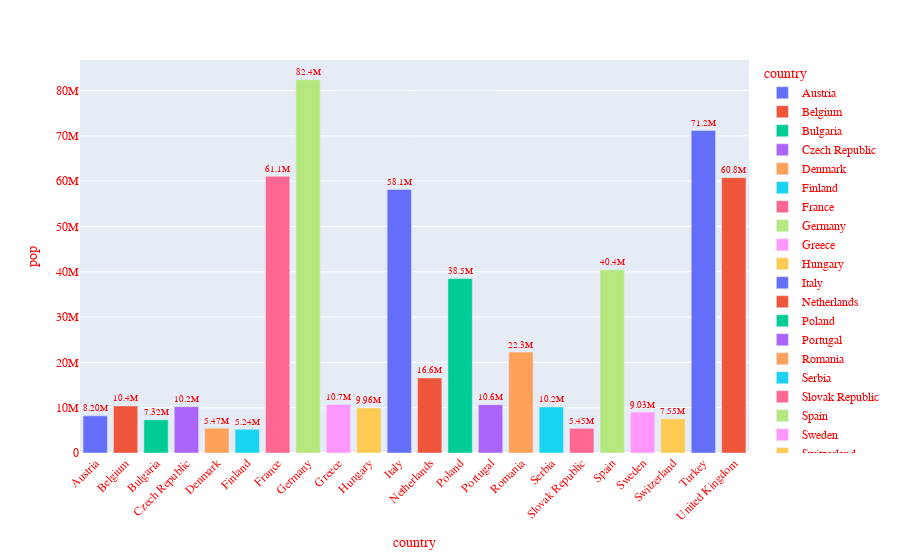

Notebook source saved alongside this figure:
### Code cell
df_europe = px.data.gapminder().query("continent =='Europe' and year == 2007 and pop > 5.e6" )
fig = px.bar(df_europe, y= "pop", x= "country", text = "pop", color ="country")
fig.update_traces(textposition = "outside", texttemplate = "%{text:.3s}", textfont_size=12) #int, s, f verdiğimizde type göre işlem yapıyor
fig.update_layout(xaxis_tickangle = -45,
                  font_family="Arial",
                  font_color="red",
                  font_size = 12)

### Figure 1 — Plotly figure (JSON) as saved in the notebook; plotly's stock layout.template omitted (floating-point values rounded to 4 significant figures)
{"data": [{"alignmentgroup": "True", "hovertemplate": "country=%{x}<br>pop=%{text}<extra></extra>", "legendgroup": "Austria", "marker": {"color": "#636efa", "pattern": {"shape": ""}}, "name": "Austria", "offsetgroup": "Austria", "orientation": "v", "showlegend": true, "text": [8199783], "textfont": {"size": 12}, "textposition": "outside", "texttemplate": "%{text:.3s}", "type": "bar", "x": ["Austria"], "xaxis": "x", "y": [8199783], "yaxis": "y"}, {"alignmentgroup": "True", "hovertemplate": "country=%{x}<br>pop=%{text}<extra></extra>", "legendgroup": "Belgium", "marker": {"color": "#EF553B", "pattern": {"shape": ""}}, "name": "Belgium", "offsetgroup": "Belgium", "orientation": "v", "showlegend": true, "text": [10392226], "textfont": {"size": 12}, "textposition": "outside", "texttemplate": "%{text:.3s}", "type": "bar", "x": ["Belgium"], "xaxis": "x", "y": [10392226], "yaxis": "y"}, {"alignmentgroup": "True", "hovertemplate": "country=%{x}<br>pop=%{text}<extra></extra>", "legendgroup": "Bulgaria", "marker": {"color": "#00cc96", "pattern": {"shape": ""}}, "name": "Bulgaria", "offsetgroup": "Bulgaria", "orientation": "v", "showlegend": true, "text": [7322858], "textfont": {"size": 12}, "textposition": "outside", "texttemplate": "%{text:.3s}", "type": "bar", "x": ["Bulgaria"], "xaxis": "x", "y": [7322858], "yaxis": "y"}, {"alignmentgroup": "True", "hovertemplate": "country=%{x}<br>pop=%{text}<extra></extra>", "legendgroup": "Czech Republic", "marker": {"color": "#ab63fa", "pattern": {"shape": ""}}, "name": "Czech Republic", "offsetgroup": "Czech Republic", "orientation": "v", "showlegend": true, "text": [10228744], "textfont": {"size": 12}, "textposition": "outside", "texttemplate": "%{text:.3s}", "type": "bar", "x": ["Czech Republic"], "xaxis": "x", "y": [10228744], "yaxis": "y"}, {"alignmentgroup": "True", "hovertemplate": "country=%{x}<br>pop=%{text}<extra></extra>", "legendgroup": "Denmark", "marker": {"color": "#FFA15A", "pattern": {"shape": ""}}, "name": "Denmark", "offsetgroup": "Denmark", "orientation": "v", "showlegend": true, "text": [5468120], "textfont": {"size": 12}, "textposition": "outside", "texttemplate": "%{text:.3s}", "type": "bar", "x": ["Denmark"], "xaxis": "x", "y": [5468120], "yaxis": "y"}, {"alignmentgroup": "True", "hovertemplate": "country=%{x}<br>pop=%{text}<extra></extra>", "legendgroup": "Finland", "marker": {"color": "#19d3f3", "pattern": {"shape": ""}}, "name": "Finland", "offsetgroup": "Finland", "orientation": "v", "showlegend": true, "text": [5238460], "textfont": {"size": 12}, "textposition": "outside", "texttemplate": "%{text:.3s}", "type": "bar", "x": ["Finland"], "xaxis": "x", "y": [5238460], "yaxis": "y"}, {"alignmentgroup": "True", "hovertemplate": "country=%{x}<br>pop=%{text}<extra></extra>", "legendgroup": "France", "marker": {"color": "#FF6692", "pattern": {"shape": ""}}, "name": "France", "offsetgroup": "France", "orientation": "v", "showlegend": true, "text": [61083916], "textfont": {"size": 12}, "textposition": "outside", "texttemplate": "%{text:.3s}", "type": "bar", "x": ["France"], "xaxis": "x", "y": [61083916], "yaxis": "y"}, {"alignmentgroup": "True", "hovertemplate": "country=%{x}<br>pop=%{text}<extra></extra>", "legendgroup": "Germany", "marker": {"color": "#B6E880", "pattern": {"shape": ""}}, "name": "Germany", "offsetgroup": "Germany", "orientation": "v", "showlegend": true, "text": [82400996], "textfont": {"size": 12}, "textposition": "outside", "texttemplate": "%{text:.3s}", "type": "bar", "x": ["Germany"], "xaxis": "x", "y": [82400996], "yaxis": "y"}, {"alignmentgroup": "True", "hovertemplate": "country=%{x}<br>pop=%{text}<extra></extra>", "legendgroup": "Greece", "marker": {"color": "#FF97FF", "pattern": {"shape": ""}}, "name": "Greece", "offsetgroup": "Greece", "orientation": "v", "showlegend": true, "text": [10706290], "textfont": {"size": 12}, "textposition": "outside", "texttemplate": "%{text:.3s}", "type": "bar", "x": ["Greece"], "xaxis": "x", "y": [10706290], "yaxis": "y"}, {"alignmentgroup": "True", "hovertemplate": "country=%{x}<br>pop=%{text}<extra></extra>", "legendgroup": "Hungary", "marker": {"color": "#FECB52", "pattern": {"shape": ""}}, "name": "Hungary", "offsetgroup": "Hungary", "orientation": "v", "showlegend": true, "text": [9956108], "textfont": {"size": 12}, "textposition": "outside", "texttemplate": "%{text:.3s}", "type": "bar", "x": ["Hungary"], "xaxis": "x", "y": [9956108], "yaxis": "y"}, {"alignmentgroup": "True", "hovertemplate": "country=%{x}<br>pop=%{text}<extra></extra>", "legendgroup": "Italy", "marker": {"color": "#636efa", "pattern": {"shape": ""}}, "name": "Italy", "offsetgroup": "Italy", "orientation": "v", "showlegend": true, "text": [58147733], "textfont": {"size": 12}, "textposition": "outside", "texttemplate": "%{text:.3s}", "type": "bar", "x": ["Italy"], "xaxis": "x", "y": [58147733], "yaxis": "y"}, {"alignmentgroup": "True", "hovertemplate": "country=%{x}<br>pop=%{text}<extra></extra>", "legendgroup": "Netherlands", "marker": {"color": "#EF553B", "pattern": {"shape": ""}}, "name": "Netherlands", "offsetgroup": "Netherlands", "orientation": "v", "showlegend": true, "text": [16570613], "textfont": {"size": 12}, "textposition": "outside", "texttemplate": "%{text:.3s}", "type": "bar", "x": ["Netherlands"], "xaxis": "x", "y": [16570613], "yaxis": "y"}, {"alignmentgroup": "True", "hovertemplate": "country=%{x}<br>pop=%{text}<extra></extra>", "legendgroup": "Poland", "marker": {"color": "#00cc96", "pattern": {"shape": ""}}, "name": "Poland", "offsetgroup": "Poland", "orientation": "v", "showlegend": true, "text": [38518241], "textfont": {"size": 12}, "textposition": "outside", "texttemplate": "%{text:.3s}", "type": "bar", "x": ["Poland"], "xaxis": "x", "y": [38518241], "yaxis": "y"}, {"alignmentgroup": "True", "hovertemplate": "country=%{x}<br>pop=%{text}<extra></extra>", "legendgroup": "Portugal", "marker": {"color": "#ab63fa", "pattern": {"shape": ""}}, "name": "Portugal", "offsetgroup": "Portugal", "orientation": "v", "showlegend": true, "text": [10642836], "textfont": {"size": 12}, "textposition": "outside", "texttemplate": "%{text:.3s}", "type": "bar", "x": ["Portugal"], "xaxis": "x", "y": [10642836], "yaxis": "y"}, {"alignmentgroup": "True", "hovertemplate": "country=%{x}<br>pop=%{text}<extra></extra>", "legendgroup": "Romania", "marker": {"color": "#FFA15A", "pattern": {"shape": ""}}, "name": "Romania", "offsetgroup": "Romania", "orientation": "v", "showlegend": true, "text": [22276056], "textfont": {"size": 12}, "textposition": "outside", "texttemplate": "%{text:.3s}", "type": "bar", "x": ["Romania"], "xaxis": "x", "y": [22276056], "yaxis": "y"}, {"alignmentgroup": "True", "hovertemplate": "country=%{x}<br>pop=%{text}<extra></extra>", "legendgroup": "Serbia", "marker": {"color": "#19d3f3", "pattern": {"shape": ""}}, "name": "Serbia", "offsetgroup": "Serbia", "orientation": "v", "showlegend": true, "text": [10150265], "textfont": {"size": 12}, "textposition": "outside", "texttemplate": "%{text:.3s}", "type": "bar", "x": ["Serbia"], "xaxis": "x", "y": [10150265], "yaxis": "y"}, {"alignmentgroup": "True", "hovertemplate": "country=%{x}<br>pop=%{text}<extra></extra>", "legendgroup": "Slovak Republic", "marker": {"color": "#FF6692", "pattern": {"shape": ""}}, "name": "Slovak Republic", "offsetgroup": "Slovak Republic", "orientation": "v", "showlegend": true, "text": [5447502], "textfont": {"size": 12}, "textposition": "outside", "texttemplate": "%{text:.3s}", "type": "bar", "x": ["Slovak Republic"], "xaxis": "x", "y": [5447502], "yaxis": "y"}, {"alignmentgroup": "True", "hovertemplate": "country=%{x}<br>pop=%{text}<extra></extra>", "legendgroup": "Spain", "marker": {"color": "#B6E880", "pattern": {"shape": ""}}, "name": "Spain", "offsetgroup": "Spain", "orientation": "v", "showlegend": true, "text": [40448191], "textfont": {"size": 12}, "textposition": "outside", "texttemplate": "%{text:.3s}", "type": "bar", "x": ["Spain"], "xaxis": "x", "y": [40448191], "yaxis": "y"}, {"alignmentgroup": "True", "hovertemplate": "country=%{x}<br>pop=%{text}<extra></extra>", "legendgroup": "Sweden", "marker": {"color": "#FF97FF", "pattern": {"shape": ""}}, "name": "Sweden", "offsetgroup": "Sweden", "orientation": "v", "showlegend": true, "text": [9031088], "textfont": {"size": 12}, "textposition": "outside", "texttemplate": "%{text:.3s}", "type": "bar", "x": ["Sweden"], "xaxis": "x", "y": [9031088], "yaxis": "y"}, {"alignmentgroup": "True", "hovertemplate": "country=%{x}<br>pop=%{text}<extra></extra>", "legendgroup": "Switzerland", "marker": {"color": "#FECB52", "pattern": {"shape": ""}}, "name": "Switzerland", "offsetgroup": "Switzerland", "orientation": "v", "showlegend": true, "text": [7554661], "textfont": {"size": 12}, "textposition": "outside", "texttemplate": "%{text:.3s}", "type": "bar", "x": ["Switzerland"], "xaxis": "x", "y": [7554661], "yaxis": "y"}, {"alignmentgroup": "True", "hovertemplate": "country=%{x}<br>pop=%{text}<extra></extra>", "legendgroup": "Turkey", "marker": {"color": "#636efa", "pattern": {"shape": ""}}, "name": "Turkey", "offsetgroup": "Turkey", "orientation": "v", "showlegend": true, "text": [71158647], "textfont": {"size": 12}, "textposition": "outside", "texttemplate": "%{text:.3s}", "type": "bar", "x": ["Turkey"], "xaxis": "x", "y": [71158647], "yaxis": "y"}, {"alignmentgroup": "True", "hovertemplate": "country=%{x}<br>pop=%{text}<extra></extra>", "legendgroup": "United Kingdom", "marker": {"color": "#EF553B", "pattern": {"shape": ""}}, "name": "United Kingdom", "offsetgroup": "United Kingdom", "orientation": "v", "showlegend": true, "text": [60776238], "textfont": {"size": 12}, "textposition": "outside", "texttemplate": "%{text:.3s}", "type": "bar", "x": ["United Kingdom"], "xaxis": "x", "y": [60776238], "yaxis": "y"}], "layout": {"barmode": "relative", "font": {"color": "red", "family": "Arial", "size": 12}, "legend": {"title": {"text": "country"}, "tracegroupgap": 0}, "margin": {"t": 60}, "xaxis": {"anchor": "y", "categoryarray": ["Austria", "Belgium", "Bulgaria", "Czech Republic", "Denmark", "Finland", "France", "Germany", "Greece", "Hungary", "Italy", "Netherlands", "Poland", "Portugal", "Romania", "Serbia", "Slovak Republic", "Spain", "Sweden", "Switzerland", "Turkey", "United Kingdom"], "categoryorder": "array", "domain": [0, 1], "tickangle": -45, "title": {"text": "country"}}, "yaxis": {"anchor": "x", "domain": [0, 1], "title": {"text": "pop"}}}}
